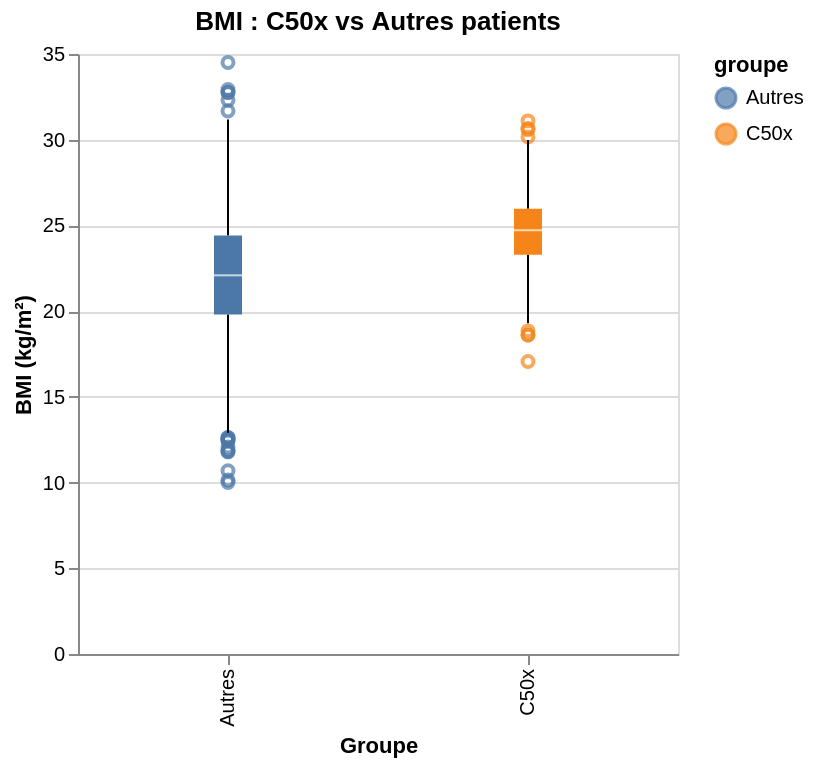

Notebook cell for this chart:
### Code cell
df_bmi_c50['groupe'] = 'C50x'
df_bmi_autres['groupe'] = 'Autres'
df_compare = pd.concat([df_bmi_c50, df_bmi_autres])

alt.Chart(df_compare).mark_boxplot().encode(
    x=alt.X('groupe:N', title='Groupe'),
    y=alt.Y('transformed_value:Q', title='BMI (kg/m²)'),
    color='groupe:N'
).properties(
    title='BMI : C50x vs Autres patients',
    width=300
)

### Figure 1 — Vega-Lite specification as saved in the notebook (floating-point values rounded to 4 significant figures; data arrays with more than 128 entries replaced by an {"elided": "..."} marker saying what was removed)
{"config": {"view": {"continuousWidth": 300, "continuousHeight": 300}}, "data": {"name": "data-b719101900e4a018949893adac746d87"}, "mark": {"type": "boxplot"}, "encoding": {"color": {"field": "groupe", "type": "nominal"}, "x": {"field": "groupe", "title": "Groupe", "type": "nominal"}, "y": {"field": "transformed_value", "title": "BMI (kg/m²)", "type": "quantitative"}}, "title": "BMI : C50x vs Autres patients", "width": 300, "$schema": "https://vega.github.io/schema/vega-lite/v6.4.1.json", "datasets": {"data-b719101900e4a018949893adac746d87": {"elided": "2077 records"}}}
